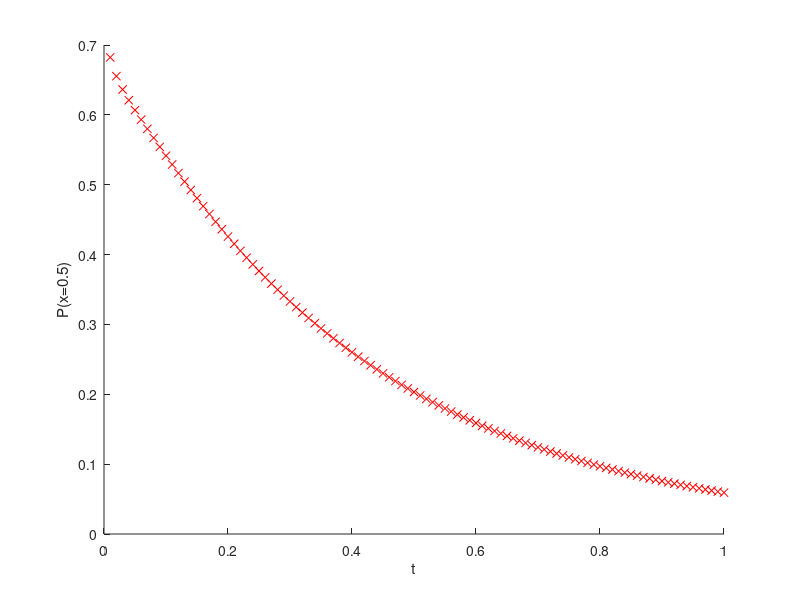

Here is the MATLAB script that generated this plot:
clear; clc; close all;
% Description: Solves a PDE using the crank nicolson method.
% Input Values

C       = 1;
dx      = 0.01; 
dt      = 0.01;
xStart  = -1; 
xEnd    = 1;
PIC     = @(x) exp(1-1./(1-x.^2));
PBC     = [0,0];

tSim = 1;
xSpan = [xStart,xEnd];


% Grid parameters
x = xSpan(1):dx:xSpan(2);
t = 0:dt:tSim;
Nx = numel(x);
Nt = numel(t);
lambda = C*dt/dx^2;

% Initial Conditions
P = PIC(x)';

% Boundary Conditions
P(1) = PBC(1); P(end) = PBC(2);

% Interior Nodes
N = Nx-2; % Number of Unknowns (Dirichlet Boundary conditions on both ends)


% Coefficient Matrix
leftCoefficient     = -lambda;
rightCoefficient    = -lambda;
centerCoefficient   =  2*(1+lambda);

Au = diag(rightCoefficient  * ones(1,N-1),   1); % Upper Diagonal
Al = diag(leftCoefficient   * ones(1,N-1),  -1); % Lower Diagonal
Ad = diag(centerCoefficient * ones(1,N),     0); % Main Diagonal

A = Au + Al + Ad;
A8 = A;

% RHS Vector
b = lambda*P(1:end-2) + 2*(1-lambda)*P(2:end-1) + lambda*P(3:end);

% Boundary conditions
b(1)    = 2*lambda*P(1) + 2*(1-lambda)*P(2) + lambda*P(3);
b(end)  = lambda*P(end-2) + 2*(1-lambda)*P(end-1) + 2*lambda*P(end);

hold on
xlabel('t')
ylabel('P(x=0.5)')
% Time loop
for it = 2:Nt
    P(2:end-1) = A\b;
    b       = lambda*P(1:end-2) + 2*(1-lambda)*P(2:end-1) + lambda*P(3:end);
    b(1)    = 2*lambda*P(1) + 2*(1-lambda)*P(2) + lambda*P(3);
    b(end)  = lambda*P(end-2) + 2*(1-lambda)*P(end-1) + 2*lambda*P(end);
    if (it==2)
        A9 = b;
    end
    plot(t(it),P(x==0.5),'rx');
end
A11 = P(x==0.5);
A10 = b;
A12 = 0;